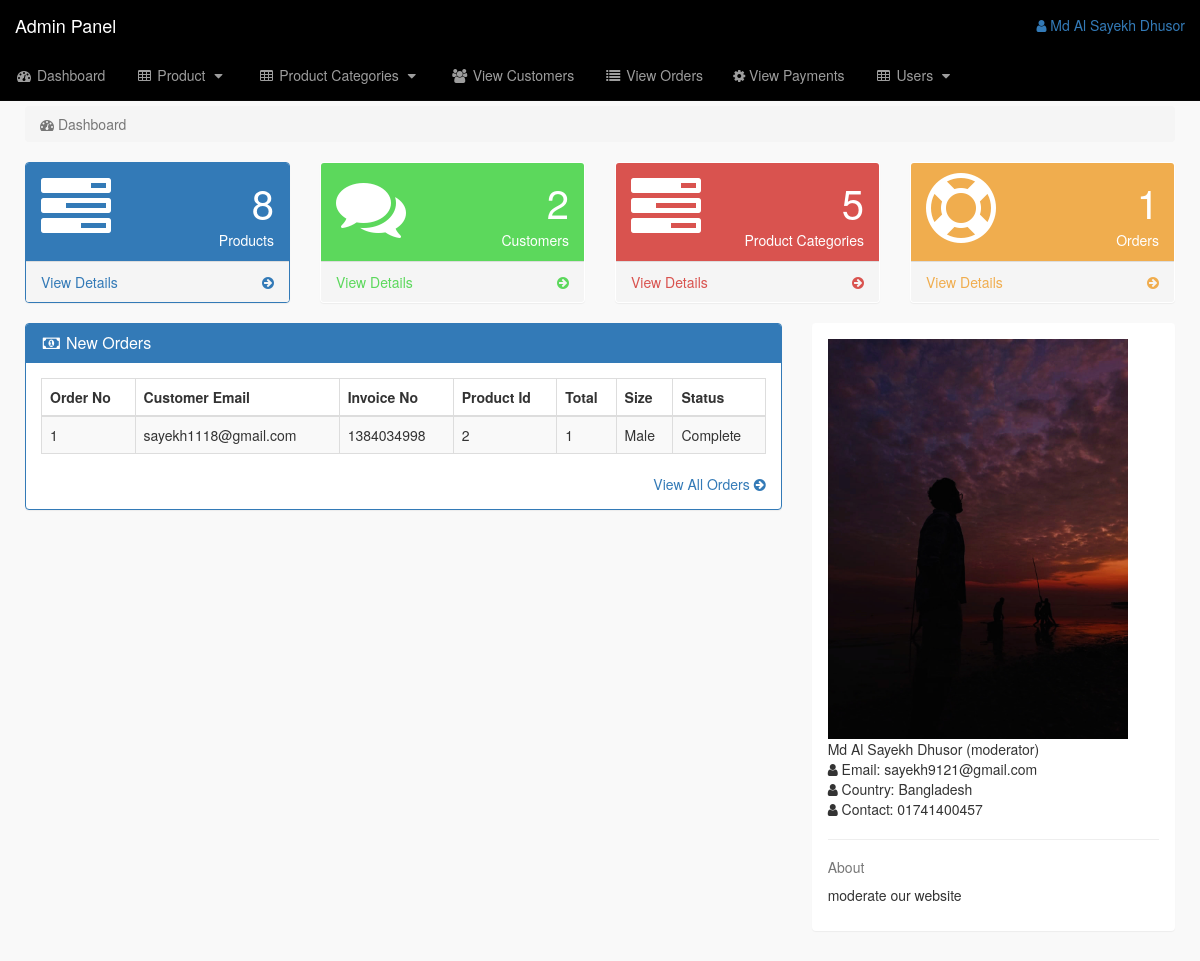
The page /admin_area/index.php?dashboard (signed in) on the database its author committed.
### tables this page shows
CREATE TABLE `customer_order` (
  `order_id` int(10) NOT NULL,
  `customer_id` int(10) NOT NULL,
  `product_id` int(100) NOT NULL,
  `due_amount` int(100) NOT NULL,
  `invoice_no` int(100) NOT NULL,
  `qty` int(10) NOT NULL,
  `size` text NOT NULL,
  `order_date` timestamp NOT NULL DEFAULT current_timestamp() ON UPDATE current_timestamp(),
  `order_status` text NOT NULL
);

CREATE TABLE `customers` (
  `customer_id` int(100) NOT NULL,
  `customer_name` varchar(255) NOT NULL,
  `customer_email` varchar(255) NOT NULL,
  `customer_pass` varchar(255) NOT NULL,
  `customer_country` text NOT NULL,
  `customer_city` text NOT NULL,
  `customer_contact` varchar(255) NOT NULL,
  `customer_address` text NOT NULL,
  `customer_image` text NOT NULL,
  `customer_ip` varchar(255) NOT NULL
);

### admin_area/dashboard.php (the view, shortened to what this page needs)
<?php
if (!isset($_SESSION['admin_email'])) {
    echo "<script>window.open('login.php', '_self')</script>";
} else {
    ?>
    <div class="row">
        <div class="col-lg-12">
            <h1 class="page-header" style="font-size: 24px;">
            </h1>
            <ol class="breadcrumb">
                <li class="active">
                    <i class="fa fa-dashboard"></i> Dashboard
                </li>
            </ol>
        </div>
    </div>
    <div class="row">
        <div class="col-lg-3 col-md-6">
            <div class="panel panel-primary">
                <div class="panel-heading">
                    <div class="row">
                        <div class="col-xs-3">
                            <i class="fa fa-tasks fa-5x"></i>
                        </div>
                        <div class="col-xs-9 text-right">
                            <div class="huge"><?php echo $count_pro; ?></div>
                            <div>Products</div>
                        </div>
                    </div>
                </div>
                <a href="index.php?view_product">
                    <div class="panel-footer">
                        <span class="pull-left">View Details</span>
                        <span class="pull-right"><i class="fa fa-arrow-circle-right"></i></span>
                        <div class="clearfix"></div>
                    </div>
                </a>
            </div>
        </div>
        <div class="col-lg-3 col-md-6">
            <div class="panel panel-green">
                <div class="panel-heading">
                    <div class="row">
                        <div class="col-xs-3">
                            <i class="fa fa-comments fa-5x"></i>
                        </div>
                        <div class="col-xs-9 text-right">
                            <div class="huge"><?php echo $count_cust; ?></div>
                            <div>Customers</div>
                        </div>
                    </div>
                </div>
                <a href="index.php?view_customers">
                    <div class="panel-footer">
                        <span class="pull-left">View Details</span>
                        <span class="pull-right"><i class="fa fa-arrow-circle-right"></i></span>
                        <div class="clearfix"></div>
                    </div>
                </a>
            </div>
        </div>
        <div class="col-lg-3 col-md-6">
            <div class="panel panel-red">
                <div class="panel-heading">
                    <div class="row">
                        <div class="col-xs-3">
                            <i class="fa fa-tasks fa-5x"></i>
                        </div>
                        <div class="col-xs-9 text-right">
                            <div class="huge"><?php echo $count_p_cat; ?></div>
                            <div>Product Categories</div>
                        </div>
                    </div>
                </div>
                <a href="index.php?view_product_cat">
                    <div class="panel-footer">
                        <span class="pull-left">View Details</span>
                        <span class="pull-right"><i class="fa fa-arrow-circle-right"></i></span>
                        <div class="clearfix"></div>
                    </div>
                </a>
            </div>
        </div>
        <div class="col-lg-3 col-md-6">
            <div class="panel panel-yellow">
                <div class="panel-heading">
                    <div class="row">
                        <div class="col-xs-3">
                            <i class="fa fa-support fa-5x"></i>
                        </div>
                        <div class="col-xs-9 text-right">
                            <div class="huge"><?php echo $count_order; ?></div>
                            <div>Orders</div>
                        </div>
                    </div>
                </div>
                <a href="index.php?view_orders">
                    <div class="panel-footer">
                        <span class="pull-left">View Details</span>
                        <span class="pull-right"><i class="fa fa-arrow-circle-right"></i></span>
                        <div class="clearfix"></div>
                    </div>
                </a>
            </div>
        </div>
    </div>
    <div class="row" >
<div class="col-lg-8" >
<div class="panel panel-primary" >
<div class="panel-heading" >
<h3 class="panel-title" >
<i class="fa fa-money fa-fw" ></i> New Orders
</h3>
</div>
<div class="panel-body" >
<div class="table-responsive" >
<table class="table table-bordered table-hover table-striped" >
<thead>
<tr>
<th>Order No</th>
<th>Customer Email</th>
<th>Invoice No</th>
<th>Product Id</th>
<th>Total</th>
<th>Size</th>
<th>Status</th>
</tr>
</thead>
<tbody>
<?php
$i=0;
$get_order= "select * from customer_order order by 1 DESC LIMIT 0,5";
$run_order=mysqli_query($con,$get_order);
while ($row_order=mysqli_fetch_array($run_order)) {
$customer_id=$row_order['customer_id'];
$product_id=$row_order['product_id'];
$invoice_no=$row_order['invoice_no'];
$qty=$row_order ['qty'];
$size=$row_order ['size'];
$status=$row_order ['order_status'];
$i++;
?>
<tr>
<td><?php echo $i ?></td>
<td>
	<?php
	$get_cust="select * from customers where customer_id='$customer_id'";
	$run_cust=mysqli_query($con,$get_cust);
	$row_customer=mysqli_fetch_array($run_cust);
	$customer_email=$row_customer['customer_email'];
	echo $customer_email;
	?>
</td>
<td><?php echo $invoice_no ?></td>
<td><?php echo $product_id ?></td>
<td><?php echo $qty ?></td>
<td><?php echo $size ?></td>
<td><?php echo $status ?></td>
</tr>
<?php } ?>
</tbody>
</table>
</div>
<div class="text-right">
	<a href="index.php?view_orders">
		View All Orders <i class="fa fa-arrow-circle-right"></i>
	</a>
</div>
</div>
</div>
</div>
<div class="col-md-4">
<div class="panel">
<div class="panel-body">
<div class="thumb-info mb-md">
<img src="admin_images/<?php echo $admin_image ?>" class="rounded img-responsive" width="300" height="300">
<div class="thumb-info-title">
<span class="thumb-info-inner"><?php echo $admin_name ?></span>
<span class="thumb-info-type">(<?php echo $admin_job ?>)</span>
</div>
</div>
<div class="mb-md">
<div class="widget-content-expanded">
<i class="fa fa-user"></i> <span>Email: </span> <?php echo $admin_email ?> <br>
<i class="fa fa-user"></i> <span>Country: </span> <?php echo $admin_country ?> <br>
<i class="fa fa-user"></i> <span>Contact: </span> <?php echo $admin_contact ?> <br>
</div>
<hr class="dotted short">
<h5 class="text-muted">About</h5>
<p>
<?php echo $admin_about ?>
</p>
</div>
</div>
</div>
</div>
</div>
<?php
}
?>

### admin_area/includes/sidebar(a).php (shortened to what this page needs)
<?php
if (!isset($_SESSION['admin_email'])) {
    echo "<script>window.open('login.php', '_self')</script>";
} else {
    ?>
    <nav class="navbar navbar-inverse navbar-fixed-top" style="background: black;">
        <div class="navbar-header">
            <a href="index.php?dashboard" class="navbar-brand">Admin Panel</a>
        </div>
        <ul class="nav navbar-right top-nav">
            <li class="dropdown">
                <a href="#" class="dropdown-toggle" data-toggle="dropdown">
                    <i class="fa fa-user"></i> <?php echo $admin_name; ?>
                </a>
            </li>
        </ul>
        <div class="collapse navbar-collapse navbar-ex1-collapse">
            <ul class="nav navbar-nav side-nav">
                <li>
                    <a href="index.php?dashboard">
                        <i class="fa fa-fw fa-dashboard"></i> Dashboard
                    </a>
                </li>
                <li>
                    <a href="#" data-toggle="collapse" data-target="#products">
                        <i class="fa fa-fw fa-table"></i> Product
                        <i class="fa fa-fw fa-caret-down"></i>
                    </a>
                </li>
                <li>
                    <a href="#" data-toggle="collapse" data-target="#product_cat">
                        <i class="fa fa-fw fa-table"></i> Product Categories
                        <i class="fa fa-fw fa-caret-down"></i>
                    </a>
                </li>
                <li>
                    <a href="index.php?view_customers">
                        <i class="fa fa-fw fa-users"></i> View Customers
                    </a>
                </li>
                <li>
                    <a href="index.php?view_orders">
                        <i class="fa fa-fw fa-list"></i> View Orders
                    </a>
                </li>
                <li>
                    <a href="index.php?view_payments">
                        <i class="fa fa-gear"></i> View Payments
                    </a>
                </li>
                <li>
                    <a href="#" data-toggle="collapse" data-target="#users">
                        <i class="fa fa-fw fa-table"></i> Users
                        <i class="fa fa-fw fa-caret-down"></i>
                    </a>
                </li>
            </ul>
        </div>
    </nav>
<?php
}

### admin_area/css/style.css (style rules this page uses)
@media (min-width: 768px) { body { margin-top: 50px; } }
.top-nav { padding: 0 15px; }
.top-nav > li > a { padding-top: 15px; padding-bottom: 15px; line-height: 20px; }
.huge { font-size:40px; line-height:normal; }
.panel-green > .panel-heading { color:#fff; background-color:#5cd85c; }
.panel-green > a { color:#5cd85c; }
.panel-red > .panel-heading { color:#fff; background-color:#d9534f; }
.panel-red > a { color: #d9534f; }
.panel-yellow > .panel-heading { color:#fff; background-color:#f0ad4e; }
.panel-yellow > a { color:#f0ad4e; }

### rows shown on the page
customer_order: customer.customer_email "sayekh1118@gmail.com", invoice_no "1384034998", product "2", qty "1", size "Male", order_status "Complete"

### other values the page prints
$admin_name "Md Al Sayekh Dhusor"
$count_pro "8"
$count_cust "2"
$count_p_cat "5"
$count_order "1"
$admin_job "moderator"
$admin_email "sayekh9121@gmail.com"
$admin_country "Bangladesh"
$admin_contact "01741400457"
$admin_about "moderate our website"
